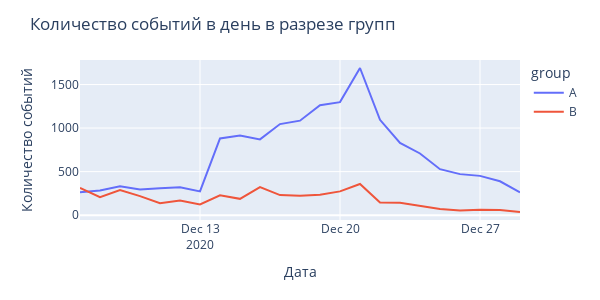

Notebook code cell kept with this figure:
### Markdown cell above
Мы видим, что пользователи, дошедшие до каждого этапа по группе А ведут себя активнее пользователей группы В, первые совершают примерно 3 действия на любом этапе, а вторые - только 2.5. При этом если смотреть среднее количество на всех пользователей из группы, то на одного пользователя из группы А в среднем приходится 3 логина, 2 просмотра страницы с товарами и по одной покупке, тогда как для пользователей из группы В - 2.6, 1.4 и 0.7 соотвественно. Можно сказать, что пользователи из группы А в целом ведут себя ощутимо активнее.

### Code cell
# теперь проверим как события распределены по времени в разрезе групп
fig = px.line(data.groupby(['group', 'event_dt'], as_index=False).agg(event_quantity=('user_id', 'count')), 
             x='event_dt', y='event_quantity', color='group')

fig.update_layout(width=600, height=300, 
                 title='Количество событий в день в разрезе групп',
                 xaxis_title='Дата',  yaxis_title='Количество событий')
fig.show()

### Figure 1 — Plotly figure (JSON) as saved in the notebook; plotly's stock layout.template omitted (floating-point values rounded to 4 significant figures)
{"data": [{"hovertemplate": "group=A<br>event_dt=%{x}<br>event_quantity=%{y}<extra></extra>", "legendgroup": "A", "line": {"color": "#636efa", "dash": "solid"}, "marker": {"symbol": "circle"}, "mode": "lines", "name": "A", "orientation": "v", "showlegend": true, "type": "scatter", "x": ["2020-12-07T00:00:00", "2020-12-08T00:00:00", "2020-12-09T00:00:00", "2020-12-10T00:00:00", "2020-12-11T00:00:00", "2020-12-12T00:00:00", "2020-12-13T00:00:00", "2020-12-14T00:00:00", "2020-12-15T00:00:00", "2020-12-16T00:00:00", "2020-12-17T00:00:00", "2020-12-18T00:00:00", "2020-12-19T00:00:00", "2020-12-20T00:00:00", "2020-12-21T00:00:00", "2020-12-22T00:00:00", "2020-12-23T00:00:00", "2020-12-24T00:00:00", "2020-12-25T00:00:00", "2020-12-26T00:00:00", "2020-12-27T00:00:00", "2020-12-28T00:00:00", "2020-12-29T00:00:00"], "xaxis": "x", "y": [263, 283, 331, 294, 309, 319, 273, 880, 915, 870, 1046, 1085, 1262, 1298, 1690, 1095, 829, 708, 528, 471, 451, 389, 262], "yaxis": "y"}, {"hovertemplate": "group=B<br>event_dt=%{x}<br>event_quantity=%{y}<extra></extra>", "legendgroup": "B", "line": {"color": "#EF553B", "dash": "solid"}, "marker": {"symbol": "circle"}, "mode": "lines", "name": "B", "orientation": "v", "showlegend": true, "type": "scatter", "x": ["2020-12-07T00:00:00", "2020-12-08T00:00:00", "2020-12-09T00:00:00", "2020-12-10T00:00:00", "2020-12-11T00:00:00", "2020-12-12T00:00:00", "2020-12-13T00:00:00", "2020-12-14T00:00:00", "2020-12-15T00:00:00", "2020-12-16T00:00:00", "2020-12-17T00:00:00", "2020-12-18T00:00:00", "2020-12-19T00:00:00", "2020-12-20T00:00:00", "2020-12-21T00:00:00", "2020-12-22T00:00:00", "2020-12-23T00:00:00", "2020-12-24T00:00:00", "2020-12-25T00:00:00", "2020-12-26T00:00:00", "2020-12-27T00:00:00", "2020-12-28T00:00:00", "2020-12-29T00:00:00"], "xaxis": "x", "y": [314, 207, 289, 218, 137, 169, 122, 227, 187, 322, 230, 224, 235, 273, 358, 145, 143, 103, 70, 53, 62, 58, 36], "yaxis": "y"}], "layout": {"height": 300, "legend": {"title": {"text": "group"}, "tracegroupgap": 0}, "margin": {"t": 60}, "title": {"text": "Количество событий в день в разрезе групп"}, "width": 600, "xaxis": {"anchor": "y", "domain": [0, 1], "title": {"text": "Дата"}}, "yaxis": {"anchor": "x", "domain": [0, 1], "title": {"text": "Количество событий"}}}}
